Frame 1 (no input): blank canvas, image omitted
Frame 60 (no input): blank canvas, image omitted
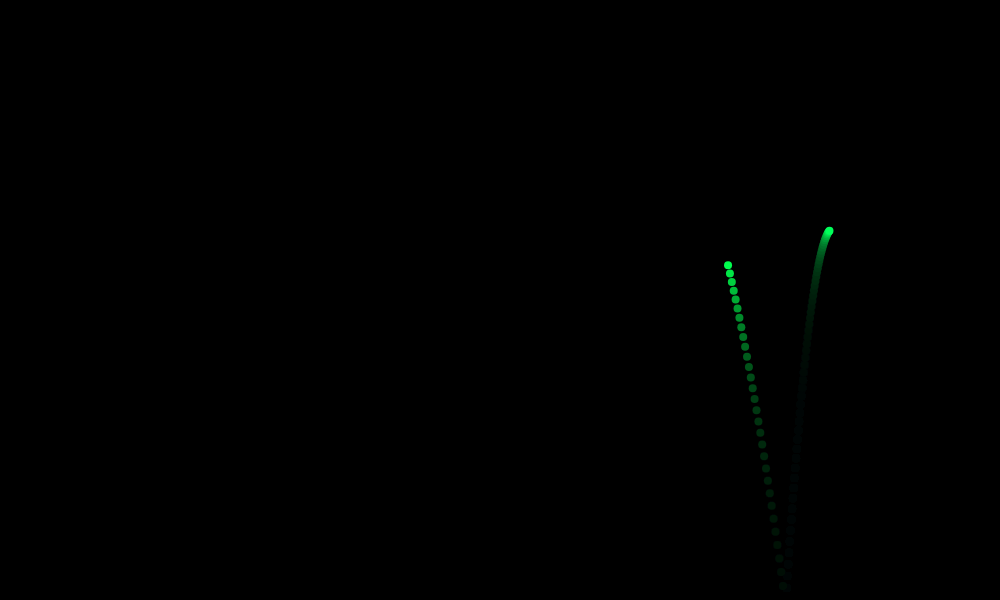
Frame 120 (the mouse pressed at the canvas centre since frame 60)

The p5.js sketch whose frames 1 and 60 were blank and that drew this single picture after the mouse press (run headless with seeded random() and noise() and a simulated clock; from frame 60 on, the mouse is pressed at the canvas centre):

// p5.js sketch
// ── sketch.js
var fireworks = []
var grav;

function setup() {
	createCanvas(1000, 600)
	colorMode(HSB)
	stroke(255)
	strokeWeight(4)
	grav = createVector(0, 0.2)
	background(0)
}

function draw() {
	colorMode(RGB)
	if (fireworks.length == 0){
		background(0, 0, 0)
	}
	background(0, 0, 0, 25)
	
	if (random(1) < 0.03){
		fireworks.push(new Firework())
	}
	
	for (var i = fireworks.length - 1; i >= 0; i--){
		fireworks[i].update()
		fireworks[i].show()
		if (fireworks[i].done()){
			fireworks.splice(i, 1)
		}
	}
}
// ── firework.js
function Firework(){
	
	this.hu = random(255)
	if (random(1) < 0.2){
		this.firework = new Particle(random(width), height, true, true, this.hu)
		this.large = true
	} else {
		this.firework = new Particle(random(width), height, true, false, this.hu)
		this.large = false
	}
	this.exploded = false
	this.particles = []
	
	this.done = function(){
		if (this.exploded && this.particles.length == 0){
			return true
		} else {
			return false
		}
	}
	
	this.update = function(){
		if (!this.exploded){
			this.firework.applyForce(grav)
			this.firework.update()
			if (this.firework.vel.y >= 0){
				this.exploded = true
				this.explode()
			}
		}
		for (var i = this.particles.length - 1; i >= 0; i--){
			this.particles[i].applyForce(grav)
			this.particles[i].update()
			if (this.particles[i].done()){
				this.particles.splice(i, 1)
			}
		}
	}
	
	this.explode = function(){
		var maxamount = 100
		if (this.large){
			maxamount = 500
		}
		for (var i = 0; i < maxamount; i++){
			this.particles.push(new Particle(this.firework.pos.x, this.firework.pos.y, false, this.large, this.hu))
		}
	}
	
	this.show = function(){
		if (!this.exploded){
			this.firework.show()
		}
		for (var i = 0; i < this.particles.length; i++){
			this.particles[i].show()
		}
	}
	
}
// ── particle.js
function Particle(x ,y, firework, large, hu){
	
	this.pos = createVector(x, y)
	this.firework = firework
	this.lifespan = 255
	this.hu = hu
	this.large = large
	
	if (firework){
		this.vel = createVector(random(-2, 2), random(-15, -12))
	} else {
		this.vel = p5.Vector.random2D()
		if (this.large){
			this.vel.mult(random(12, 15))
		} else {
			this.vel.mult(random(6, 10))
		}
	}
	this.acc = createVector(0, 0)
	
	this.applyForce = function(force){
		this.acc.add(force)
	}
	
	this.update = function(){
		if (!this.firework){
			this.vel.mult(0.95)
			this.lifespan -= 4
		}
		this.vel.add(this.acc)
		this.pos.add(this.vel)
		this.acc.mult(0)
	}
	
	this.done = function(){
		if (this.lifespan < 0){
			return true
		} else {
			return false
		}
	}
	
	this.show = function(){
		colorMode(HSB)
		if (!this.firework){
			strokeWeight(2)
			if (this.large){
				strokeWeight(4)
			}
			stroke(this.hu, 255, this.lifespan)
		} else {
			strokeWeight(4)
			if (this.large){
				strokeWeight(8)
			}
			stroke(this.hu, 255, 255)
		}
		point(this.pos.x, this.pos.y)
	}
	
}
